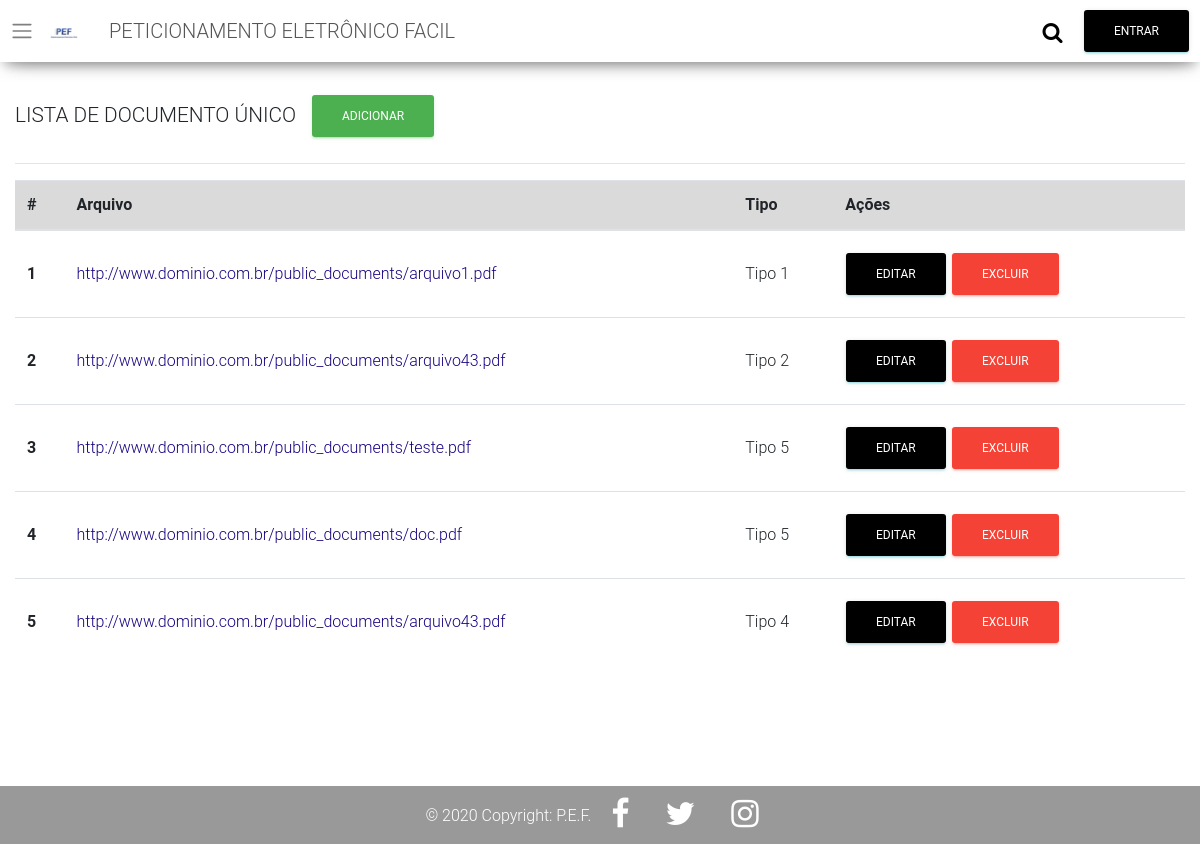
/src/document/list.php, run on the app's committed database.
### tables this page shows
CREATE TABLE `DOCUMENTO` (
  `Codigo` int unsigned NOT NULL AUTO_INCREMENT,
  `Arquivo` varchar(255) NOT NULL,
  `TIPO_Codigo` int unsigned NOT NULL,
  PRIMARY KEY (`Codigo`),
  KEY `fk_DOCUMENTO_TIPO1_idx` (`TIPO_Codigo`),
  CONSTRAINT `fk_DOCUMENTO_TIPO1` FOREIGN KEY (`TIPO_Codigo`) REFERENCES `TIPO` (`Codigo`)
);

CREATE TABLE `TIPO` (
  `Codigo` int unsigned NOT NULL AUTO_INCREMENT,
  `Nome` varchar(100) NOT NULL,
  PRIMARY KEY (`Codigo`)
);

### src/document/list.php (the view, shortened to what this page needs)
<!DOCTYPE html>
<html lang="pt-br">
<head>
    <link rel="stylesheet" href="https://stackpath.bootstrapcdn.com/bootstrap/4.4.1/css/bootstrap.min.css">
    <link rel="stylesheet" href="https://stackpath.bootstrapcdn.com/font-awesome/4.7.0/css/font-awesome.min.css">
    <link rel="stylesheet" href="/styles/global.css">
	<link rel="stylesheet" href="/styles/lib.css">
	<link rel="stylesheet" href="https://cdn.jsdelivr.net/npm/sweetalert2@8.19.0/dist/sweetalert2.min.css">
</head>
<body>
    <?php include('../../config/connection.php'); ?>
    <?php include('../../components/header.php'); ?>
    <div style="margin-top: 85px;">
        <h4 class="custom-form-title">LISTA DE DOCUMENTO único <span><a class='btn btn-success ml-3' href="insert.php"> Adicionar</a></span></h4>
        <hr>
        <table class="table table-stripped">
            <thead>
                <tr class='table-active'>
                <th scope="col">#</th>
                <th scope="col">Arquivo</th>
                <th scope="col">Tipo</th>
                <th scope="col">Ações</th>
                </tr>
            </thead>
            <tbody>
                <?php
                    $sql = "SELECT d.*, t.Nome as tNome FROM DOCUMENTO d
                    INNER JOIN TIPO t ON d.TIPO_Codigo = t.Codigo";
                    $response = mysqli_query($connection, $sql);
                    if( $response )
                    {
                        $numRows = mysqli_num_rows($response);
                        if($numRows > 0)
                        {
                            while ($line = mysqli_fetch_array($response))
                            {
                                $id = $line['Codigo'];
                                $arquivo = $line['Arquivo'];
                                $tipo = $line['tNome'];
                                echo "<tr>
                                        <th scope='row'>$id</th>
                                        <td><a href='$arquivo' target='_blank'>$arquivo</a></td>
                                        <td>$tipo</td>
                                        <td>
                                            <a href='edit.php?Codigo=$id' class='btn btn-info'>Editar</a>
                                            <a href='delete.php?Codigo=$id' class='btn btn-danger'>Excluir</a>
                                        </td>
                                    </tr>";
                            }
                        } else {
                            echo "<tr>
                                    <th colspan='3'> Nenhum regsitro encontrado.</th>
                                </tr>";
                        }
                    } else {
                        echo "<tr>
                                    <th colspan='3'> Nenhum regsitro encontrado.</th>
                                </tr>";
                    }
                ?>
            </tbody>
        </table>
    </div>
    <?php include('../../components/footer.php'); ?>
</body>
</html>

### styles/global.css (style rules this page uses)
html { position: relative; min-height: 100%; padding-bottom:129px; }
body { background-color: #ececec; margin-bottom: 50px; overflow: hidden; }
.btn { margin-left: 10px; margin-bottom: 5px; padding: 10px; }
.custom-form-title { text-transform: uppercase; display: flex; align-items: center; }
.table td, .table th { vertical-align: middle!important; }

### styles/lib.css (style rules this page uses)
body, h1, h2, h3, h4, h5, h6, .h1, .h2, .h3, .h4 { font-family: "Roboto", "Helvetica", "Arial", sans-serif; font-weight: 300; line-height: 1.5em; }
a { color: #180081; }
* { -webkit-tap-highlight-color: rgba(255, 255, 255, 0); -webkit-tap-highlight-color: transparent; }
h4, .h4 { font-size: 1.3em; line-height: 1.4em; }
.btn { border: none; border-radius: 3px; position: relative; padding: 12px 30px; margin: 10px 1px; font-size: 12px; font-weight: 400; text-transform: uppercase; letter-spacing: 0; will-change: box-shadow, transform; transition: box-shadow 0.2s cubic-bezier(0.4, 0, 1, 1), background-color 0.2s cubic-bezier(0.4, 0, 0.2, 1); }
.btn, .btn.btn-default { box-shadow: 0 2px 2px 0 rgba(153, 153, 153, 0.14), 0 3px 1px -2px rgba(153, 153, 153, 0.2), 0 1px 5px 0 rgba(153, 153, 153, 0.12); }
.btn, .btn:hover, .btn:focus, .btn:active, .btn.active, .btn:active:focus, .btn:active:hover, .btn.active:focus, .btn.active:hover, .open > .btn.dropdown-toggle, .open > .btn.dropdown-toggle:focus, .open > .btn.dropdown-toggle:hover, .btn.btn-default, .btn.btn-default:hover, .btn.btn-default:focus, .btn.btn-default:active, .btn.btn-default.active, .btn.btn-default:active:focus, .btn.btn-default:active:hover, .btn.btn-default.active:focus, .btn.btn-default.active:hover, .open > .btn.btn-default.dropdown-toggle, .open > .btn.btn-default.dropdown-toggle:focus, .open > .btn.btn-default.dropdown-toggle:hover { background-color: #999999; color: #FFFFFF; }
.btn.btn-info { box-shadow: 0 2px 2px 0 rgba(0, 188, 212, 0.14), 0 3px 1px -2px rgba(0, 188, 212, 0.2), 0 1px 5px 0 rgba(0, 0, 0, 0.12); }
.btn.btn-info, .btn.btn-info:hover, .btn.btn-info:focus, .btn.btn-info:active, .btn.btn-info.active, .btn.btn-info:active:focus, .btn.btn-info:active:hover, .btn.btn-info.active:focus, .btn.btn-info.active:hover, .open > .btn.btn-info.dropdown-toggle, .open > .btn.btn-info.dropdown-toggle:focus, .open > .btn.btn-info.dropdown-toggle:hover { background-color: #000; color: #FFFFFF; }
.btn.btn-success { box-shadow: 0 2px 2px 0 rgba(76, 175, 80, 0.14), 0 3px 1px -2px rgba(76, 175, 80, 0.2), 0 1px 5px 0 rgba(76, 175, 80, 0.12); }
.btn.btn-success, .btn.btn-success:hover, .btn.btn-success:focus, .btn.btn-success:active, .btn.btn-success.active, .btn.btn-success:active:focus, .btn.btn-success:active:hover, .btn.btn-success.active:focus, .btn.btn-success.active:hover, .open > .btn.btn-success.dropdown-toggle, .open > .btn.btn-success.dropdown-toggle:focus, .open > .btn.btn-success.dropdown-toggle:hover { background-color: #4caf50; color: #FFFFFF; }
.btn.btn-danger { box-shadow: 0 2px 2px 0 rgba(244, 67, 54, 0.14), 0 3px 1px -2px rgba(244, 67, 54, 0.2), 0 1px 5px 0 rgba(244, 67, 54, 0.12); }
.btn.btn-danger, .btn.btn-danger:hover, .btn.btn-danger:focus, .btn.btn-danger:active, .btn.btn-danger.active, .btn.btn-danger:active:focus, .btn.btn-danger:active:hover, .btn.btn-danger.active:focus, .btn.btn-danger.active:hover, .open > .btn.btn-danger.dropdown-toggle, .open > .btn.btn-danger.dropdown-toggle:focus, .open > .btn.btn-danger.dropdown-toggle:hover { background-color: #f44336; color: #FFFFFF; }
body { background-color: #fff; }

### data on the page
documento: Codigo "1", Arquivo "http://www.dominio.com.br/public_documents/arquivo1.pdf", TIPO_Codigo.Nome "Tipo 1"
documento: Codigo "2", Arquivo "http://www.dominio.com.br/public_documents/arquivo43.pdf", TIPO_Codigo.Nome "Tipo 2"
documento: Codigo "3", Arquivo "http://www.dominio.com.br/public_documents/teste.pdf", TIPO_Codigo.Nome "Tipo 5"
documento: Codigo "4", Arquivo "http://www.dominio.com.br/public_documents/doc.pdf", TIPO_Codigo.Nome "Tipo 5"
documento: Codigo "5", Arquivo "http://www.dominio.com.br/public_documents/arquivo43.pdf", TIPO_Codigo.Nome "Tipo 4"
